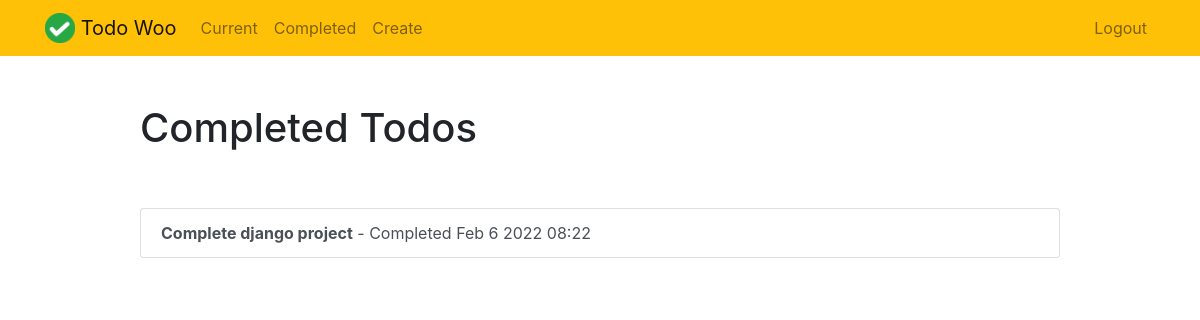
The app's page /completed/ (signed in), older data.
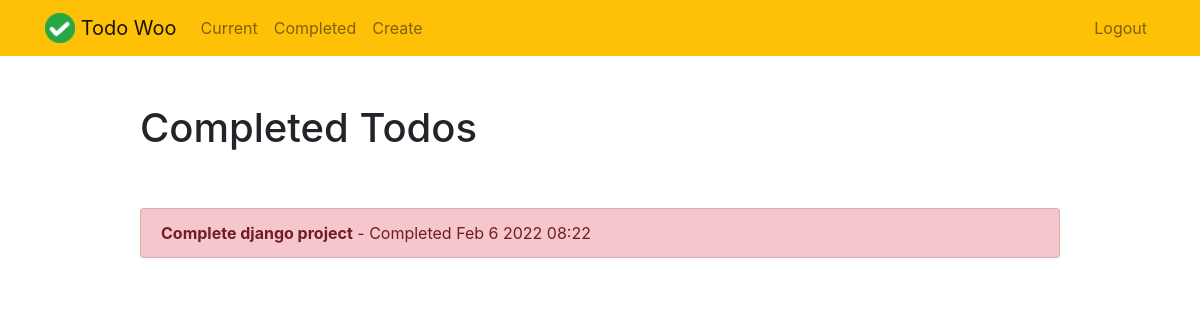
The same page, newer data.
### todo/models.py (models this page shows, shortened)
class Todo(models.Model):
  title = models.CharField(max_length=100)
  memo = models.TextField(blank=True)
  created = models.DateTimeField(auto_now_add=True)
  datecompleted = models.DateTimeField(null=True, blank=True)
  important = models.BooleanField(default=False)
  user = models.ForeignKey(User, on_delete=models.CASCADE)

### todo/views.py (the view)
# urls.py: path('completed/', views.completedtodos, name='completedtodos'),
@login_required
def completedtodos(request):
  todos = Todo.objects.filter(user=request.user, datecompleted__isnull=False).order_by('-datecompleted')
  return render(request, "todo/completedtodos.html", {"todos": todos})

### todo/templates/todo/completedtodos.html
{% extends "todo/base.html" %}
{% block content %}
    <div class="row justify-content-center mt-5">
        <div class="col-md-10">
            <h1>Completed Todos</h1>
        </div>
    </div>
    <div class="row justify-content-center mt-5">
        <div class="col-md-10">
            <div class="list-group">
                {% for todo in todos %}
                    <a href="{% url 'viewtodo' todo.id %}" class="list-group-item list-group-item-action{% if todo.important %} list-group-item-danger{% endif %}"><b>{{ todo.title }}</b> - Completed {{ todo.datecompleted|date:'M j Y H:i' }}</a>
                {% endfor %}
            </div>
        </div>
    </div>
{% endblock %}

Row changes from the older to the newer data that the page shows:
changed Todo "Complete django project": important False → True (drawn)
